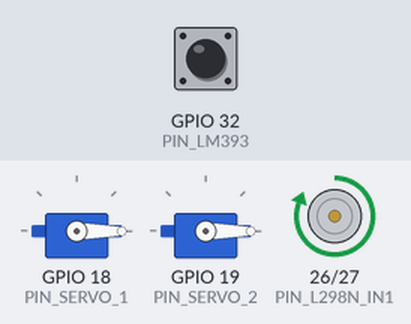
This program was run on a simulated ESP32. Parts: 2 × servo, motor-driver pin pairs drawn as motors (green arrow = first pin HIGH = forward, orange = second pin HIGH = backward, longer = more drive, scaled by the enable pin). Inputs (shaded band) come from the test bench; at power-on: GPIO 32 (PIN_LM393) HIGH. Random numbers use the default seed unless the program sets one; what the program prints to the serial monitor is not drawn.

Above: at 1.2 s.
1.3 s: GPIO 32 (PIN_LM393) pulled LOW for 0.15 s
At 2.1 s:
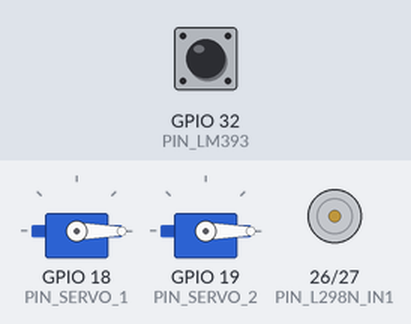
4.3 s: GPIO 32 (PIN_LM393) pulled LOW for 1 s
At 6.0 s:
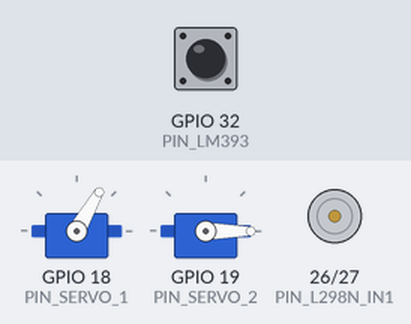
At 7.0 s:
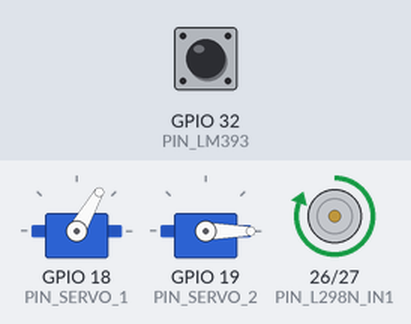
Timing chart, 0 to 9.7 s (numbered marks = the images above; inputs shaded):
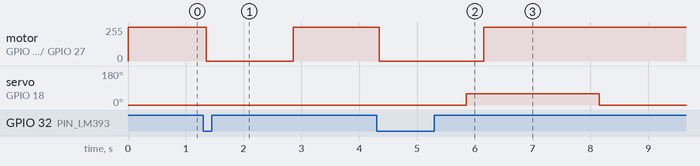

Measured:
- after the input at 1.3 s, motor on GPIO 26 (PIN_L298N_IN1) / GPIO 27 (PIN_L298N_IN2): forward 255/255 → stopped after 0.05 s, → forward 255/255 1.5 s later
- after the input at 4.3 s, motor on GPIO 26 (PIN_L298N_IN1) / GPIO 27 (PIN_L298N_IN2): forward 255/255 → stopped after 0.05 s, → forward 255/255 1.8 s later; servo on GPIO 18 (PIN_SERVO_1): 0° → 60° after 1.6 s, → 0° 2.3 s later

The program:

main.cpp
```cpp
#include <Arduino.h>
#include <ESP32Servo.h>

// ============================================================
// CẤU HÌNH CHÂN GPIO
// ============================================================
const int PIN_LM393      = 32;  // Cảm biến hồng ngoại LM393 (DO)
const int PIN_L298N_ENA  = 25;  // Bật/tắt động cơ JGA25-370 (HIGH = chạy)
const int PIN_L298N_IN1  = 26;  // Chiều quay 1
const int PIN_L298N_IN2  = 27;  // Chiều quay 2
const int PIN_SERVO_1    = 18;  // Servo gạt cam Loại 1
const int PIN_SERVO_2    = 19;  // Servo gạt cam Loại 2

// ============================================================
// TRẠNG THÁI CẢM BIẾN LM393
// ============================================================
const int SENSOR_DETECTED = LOW; // LM393 xuất LOW khi có vật cản (cam đi qua)

// ============================================================
// GÓC SERVO MG90S
// ============================================================
const int SERVO_REST_ANGLE = 0;   // Góc nghỉ - ép sát thành băng chuyền
const int SERVO_GATE_ANGLE = 60;  // Góc chắn - xoay ra chéo băng chuyền để gạt cam

// ============================================================
// THÔNG SỐ THỜI GIAN (ms) - Điều chỉnh theo băng chuyền thực tế
// ============================================================
const int DEBOUNCE_DELAY_MS  = 50;    // Chống nhiễu cảm biến LM393
const int INSPECT_STOP_MS    = 1500;  // Thời gian dừng băng chuyền để chụp ảnh/phân loại
const int SERVO_PREPARE_MS   = 300;   // Chờ Servo xoay ra hoàn toàn trước khi chạy lại băng chuyền
const int PASS_SERVO1_MS     = 2000;  // Thời gian cam đi từ vị trí dừng qua Servo 1 vào máng 1
const int PASS_SERVO2_MS     = 3500;  // Thời gian cam đi từ vị trí dừng qua Servo 2 vào máng 2
const int PASS_THROUGH_MS    = 1000;  // Thời gian cam Loại 3 đi qua khỏi cảm biến LM393

// ============================================================
// ĐỐI TƯỢNG SERVO
// ============================================================
Servo servo1;
Servo servo2;

// ============================================================
// HÀM ĐIỀU KHIỂN BĂNG CHUYỀN
// ============================================================

// Bật động cơ JGA25-370 kéo băng chuyền chạy
void startConveyor() {
  digitalWrite(PIN_L298N_IN1, HIGH);
  digitalWrite(PIN_L298N_IN2, LOW);
  digitalWrite(PIN_L298N_ENA, HIGH);
  Serial.println(">> Băng chuyền: CHẠY");
}

// Ngắt động cơ JGA25-370 dừng băng chuyền ngay lập tức
void stopConveyor() {
  digitalWrite(PIN_L298N_IN1, LOW);
  digitalWrite(PIN_L298N_IN2, LOW);
  digitalWrite(PIN_L298N_ENA, LOW);
  Serial.println(">> Băng chuyền: DỪNG");
}

// ============================================================
// HÀM PHÂN LOẠI CHẤT LƯỢNG CAM
// ============================================================

// TODO: Tích hợp nhận diện kết quả từ Camera tại đây
// Hiện tại dùng random để mô phỏng phân loại:
//   1 = Loại 1 (gạt bằng Servo 1)
//   2 = Loại 2 (gạt bằng Servo 2)
//   3 = Loại 3 (không gạt, chạy thẳng hết băng chuyền)
int classifyOrange() {
  return random(1, 4); // Sinh ngẫu nhiên 1, 2 hoặc 3
}

// ============================================================
// SETUP
// ============================================================
void setup() {
  // Khởi tạo Serial Monitor
  Serial.begin(115200);
  Serial.println("=== HỆ THỐNG PHÂN LOẠI CAM - KHỞI ĐỘNG ===");

  // Cấu hình chân cảm biến LM393
  pinMode(PIN_LM393, INPUT_PULLUP);

  // Cấu hình chân điều khiển L298N (bật/tắt đơn giản, không cần PWM)
  pinMode(PIN_L298N_ENA, OUTPUT);
  pinMode(PIN_L298N_IN1, OUTPUT);
  pinMode(PIN_L298N_IN2, OUTPUT);

  // Khởi tạo 2 Servo và đưa về góc nghỉ (0°)
  servo1.attach(PIN_SERVO_1);
  servo2.attach(PIN_SERVO_2);
  servo1.write(SERVO_REST_ANGLE);
  servo2.write(SERVO_REST_ANGLE);

  // Khởi tạo seed cho hàm random
  randomSeed(analogRead(35));

  // Bật băng chuyền chạy chờ cam
  startConveyor();

  Serial.println("=== SẴN SÀNG - CHỜ CAM ĐI QUA CẢM BIẾN ===");
}

// ============================================================
// LOOP - Quy trình chính
// ============================================================
void loop() {
  // Kiểm tra cảm biến LM393 phát hiện cam đi qua
  if (digitalRead(PIN_LM393) == SENSOR_DETECTED) {

    // Chống nhiễu: delay ngắn rồi kiểm tra lại
    delay(DEBOUNCE_DELAY_MS);
    if (digitalRead(PIN_LM393) != SENSOR_DETECTED) {
      return; // Nhiễu, bỏ qua
    }

    // ---- Bước 1: Dừng băng chuyền & Delay chụp ảnh ----
    stopConveyor();
    Serial.println("Phát hiện cam! Dừng băng chuyền để kiểm tra...");
    delay(INSPECT_STOP_MS);

    // ---- Bước 2: Phân loại chất lượng ----
    int quality = classifyOrange();
    Serial.print("Kết quả phân loại: Loại ");
    Serial.println(quality);

    // ---- Bước 3: Xoay Servo sẵn sàng & Chạy lại băng chuyền ----
    switch (quality) {
      case 1:
        // Xoay Servo 1 ra chắn sẵn sàng đón cam
        servo1.write(SERVO_GATE_ANGLE);
        Serial.println("Servo 1: Xoay ra góc chắn đón cam");
        delay(SERVO_PREPARE_MS);

        // Bật lại băng chuyền cho cam đi qua Servo 1 vào máng 1
        startConveyor();
        delay(PASS_SERVO1_MS);

        // Thu Servo 1 về vị trí nghỉ
        servo1.write(SERVO_REST_ANGLE);
        Serial.println("Servo 1: Thu về góc nghỉ");
        break;

      case 2:
        // Xoay Servo 2 ra chắn sẵn sàng đón cam
        servo2.write(SERVO_GATE_ANGLE);
        Serial.println("Servo 2: Xoay ra góc chắn đón cam");
        delay(SERVO_PREPARE_MS);

        // Bật lại băng chuyền cho cam đi qua Servo 2 vào máng 2
        startConveyor();
        delay(PASS_SERVO2_MS);

        // Thu Servo 2 về vị trí nghỉ
        servo2.write(SERVO_REST_ANGLE);
        Serial.println("Servo 2: Thu về góc nghỉ");
        break;

      case 3:
        // Loại 3: Không gạt, cho cam chạy thẳng hết băng chuyền
        Serial.println("Loại 3: Không gạt, cam chạy thẳng hết băng chuyền");
        startConveyor();
        delay(PASS_THROUGH_MS);
        break;
    }

    // ---- Bước 4: Đảm bảo cam đã rời khỏi cảm biến ----
    while (digitalRead(PIN_LM393) == SENSOR_DETECTED) {
      delay(20);
    }

    Serial.println("--- Sẵn sàng đón quả cam tiếp theo ---\n");
  }
}
```
